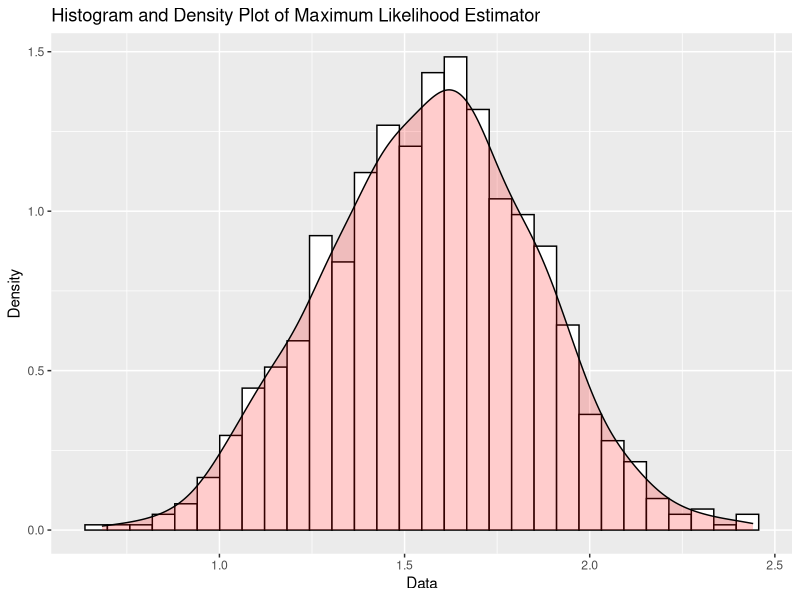

This figure's R source:
## ---- chunk 1
library(ggplot2)
set.seed(33)
## ---- chunk 2
angles <- readLines(con = "./data/angles.txt")
angles <- angles[-1]
a <- unlist(strsplit(angles, split = " "))
a <- matrix(a, ncol = 2 ,byrow = T)
a <- a[, 2]
a <- as.numeric(a)
## ---- chunk 3
C_norm <- function(k, obs) sin(obs)**k


l_n <- function(k, obs) -sum(log(1/integrate(C_norm, lower = 0, upper = 3.14, k = k)$value) + k*log(sin(obs)))



## ---- chunk 4
k_opt <- optimize(l_n, obs = a, lower = 5, upper = 20)
## ---- chunk 5
df_a <- data.frame(a)

ggplot(df_a, aes(a)) +
  geom_histogram(aes(y = after_stat(density)), colour = "black", fill = "white") +
  geom_density(alpha = .2, fill="red") +
  labs(title = "Histogram and Density Plot of Maximum Likelihood Estimator", x = "Data", y = "Density")

## ---- chunk 6
#Método de bootstrap para sacar distribución de k
v_sample <- replicate(1000, {
  aux <- sample(df_a$a, size = 1000, replace = T)
  kest <- optimize(l_n, obs = aux, lower = 5, upper = 20)$minimum
  
  return(kest)
})

#Intervalo normal
k_std <- sd(v_sample)
alpha <- 0.01
za2 <- qnorm(alpha / 2, lower.tail = F)
k_trust <- k_opt$minimum + c(-1,1)*za2*k_std

#Intervalo de percentil
k_perct <- quantile(v_sample, probs = c(alpha/2, 1-alpha/2))

## ---- chunk 7
k_0 <- 10
w <- (k_opt$minimum - k_0)/k_std
p_value <- 2*pnorm(-abs(w))

cat("Dado que el p-value de la prueba de Wald es", p_value, "podemos rechazar la hipótesis nula (H0 : k ≤ 10)")


